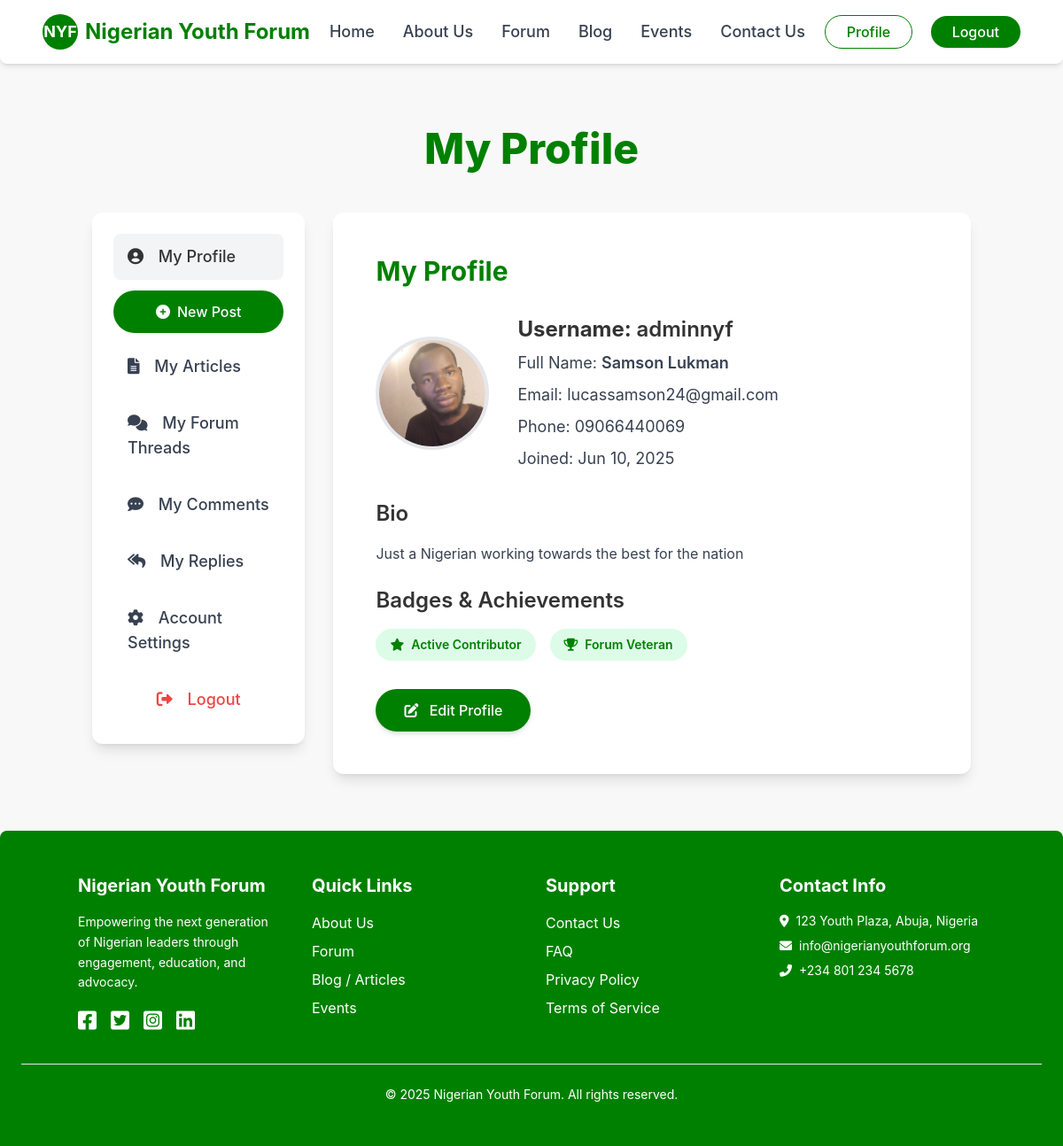
Screenshot of /profile/adminnyf/ (signed in) with the database file from the repository.
### app/models.py (models this page shows, shortened)
class User(AbstractUser):
    phone_number = models.CharField(max_length=15, blank=True, null=True)
    bio = models.TextField(blank=True, null=True)
    profile_pics = models.ImageField(upload_to='profile_pics/', blank=True, null=True,
                                     help_text="User's profile picture.")

### app/views.py (the view)
# urls.py: path('profile/<str:username>/', views.profile_view, name='profile'),
@login_required
def profile_view(request, username):
    profile_owner = get_object_or_404(User, username=username)
    is_owner = (request.user == profile_owner)
    user_articles = profile_owner.articles.all().order_by('-created_at')
    user_forum_threads = profile_owner.forum_threads.all().order_by('-created_at')
    user_article_comments = profile_owner.article_comments.all().order_by('-created_at')
    user_thread_replies = profile_owner.thread_replies.all().order_by('-created_at')
    edit_profile_form = None
    if is_owner:
        if request.method == 'POST':
            edit_profile_form = UserProfileUpdateForm(request.POST, request.FILES, instance=profile_owner)
            if edit_profile_form.is_valid():
                edit_profile_form.save()
                messages.success(request, 'Your profile has been updated successfully!')
                return redirect('profile', username=profile_owner.username)
            else:
                messages.error(request, 'Failed to update profile. Please correct the errors.')
        else:
            edit_profile_form = UserProfileUpdateForm(instance=profile_owner)
    context = {
        'profile_owner': profile_owner,
        'is_owner': is_owner,
        'user_articles': user_articles,
        'user_forum_threads': user_forum_threads,
        'user_article_comments': user_article_comments,
        'user_thread_replies': user_thread_replies,
        'edit_profile_form': edit_profile_form,
    }
    return render(request, 'app/profile.html', context)

### app/templates/app/profile.html (shortened to what this page needs)
{% extends 'app/layout.html' %}
{% block content %}
    <div class="container mx-auto px-4 py-16">
        <h1 class="text-5xl font-extrabold text-primary-green text-center mb-12">My Profile</h1>
        <div class="flex flex-col lg:flex-row gap-8">
            <aside class="w-full lg:w-1/4 bg-white rounded-xl shadow-lg p-6 lg:sticky lg:top-24 h-fit">
                <nav class="space-y-3">
                    <a href="#" class="block px-4 py-3 rounded-lg text-lg font-medium text-dark-text bg-gray-100" onclick="showProfileTab('my-profile'); return false;">
                        <i class="fas fa-user-circle mr-3"></i> My Profile
                    </a>
                    {% if user.is_authenticated %}
                        <a href="{% url 'write_post' %}" class="w-full bg-primary-green text-white py-3 rounded-full hover:bg-secondary-green transition-colors font-medium flex items-center justify-center">
                            <i class="fas fa-plus-circle mr-2"></i> New Post
                        </a>
                    {% else %}
                        <p class="text-center text-sm text-gray-600 mt-4">Login to create new posts.</p>
                    {% endif %}
                    <a href="#" class="block px-4 py-3 rounded-lg text-lg font-medium text-gray-700 hover:bg-gray-50" onclick="showProfileTab('my-posts'); return false;">
                        <i class="fas fa-file-alt mr-3"></i> My Articles
                    </a>
                    <a href="#" class="block px-4 py-3 rounded-lg text-lg font-medium text-gray-700 hover:bg-gray-50" onclick="showProfileTab('my-threads'); return false;">
                        <i class="fas fa-comments mr-3"></i> My Forum Threads
                    </a>
                    <a href="#" class="block px-4 py-3 rounded-lg text-lg font-medium text-gray-700 hover:bg-gray-50" onclick="showProfileTab('my-comments'); return false;">
                        <i class="fas fa-comment-dots mr-3"></i> My Comments
                    </a>
                    <a href="#" class="block px-4 py-3 rounded-lg text-lg font-medium text-gray-700 hover:bg-gray-50" onclick="showProfileTab('my-replies'); return false;">
                        <i class="fas fa-reply-all mr-3"></i> My Replies
                    </a>
                    {% if is_owner %}
                    <a href="#" class="block px-4 py-3 rounded-lg text-lg font-medium text-gray-700 hover:bg-gray-50" onclick="showProfileTab('account-settings'); return false;">
                        <i class="fas fa-cog mr-3"></i> Account Settings
                    </a>
                    {% endif %}
                    {% if user.is_authenticated %}
                        <a href="{% url 'logout' %}" class="w-full text-red-500 hover:text-red-700 py-3 rounded-lg text-lg font-medium mt-4 block text-center">
                            <i class="fas fa-sign-out-alt mr-3"></i> Logout
                        </a>
                    {% endif %}
                </nav>
            </aside>
            <div class="w-full lg:w-3/4 bg-white rounded-xl shadow-lg p-8 md:p-12">
                <div id="tab-my-profile" class="profile-tab-content">
                    <h2 class="text-3xl font-bold text-primary-green mb-8">My Profile</h2>
                    <div class="flex flex-col md:flex-row items-center md:space-x-8 mb-8">
                        {% if profile_owner.profile_pics %}
                            <img src="{{ profile_owner.profile_pics.url }}" alt="Profile Picture" class="w-32 h-32 rounded-full object-cover border-4 border-secondary-green mb-6 md:mb-0">
                        {% else %}
                            <div class="w-32 h-32 rounded-full bg-gray-200 flex items-center justify-center text-gray-600 text-5xl font-bold mb-6 md:mb-0">{{ profile_owner.username|slice:":1"|upper }}</div>
                        {% endif %}
                        <div>
                            <p class="text-2xl font-bold text-dark-text mb-2">Username: <span class="font-semibold">{{ profile_owner.username }}</span></p>
                            <p class="text-lg text-gray-700 mb-2">Full Name: <span class="font-semibold">{{ profile_owner.get_full_name }}</span></p>
                            <p class="text-lg text-gray-700 mb-2">Email: {{ profile_owner.email }}</p>
                            {% if profile_owner.phone_number %}
                            <p class="text-lg text-gray-700 mb-2">Phone: {{ profile_owner.phone_number }}</p>
                            {% endif %}
                            <p class="text-lg text-gray-700">Joined: {{ profile_owner.date_joined|date:"M d, Y" }}</p>
                        </div>
                    </div>
                    <h3 class="text-2xl font-semibold text-dark-text mb-4">Bio</h3>
                    <p class="text-gray-700 leading-relaxed mb-6">
                        {{ profile_owner.bio|default:"No bio available. Click 'Edit Profile' to add one." }}
                    </p>
                    <h3 class="text-2xl font-semibold text-dark-text mb-4">Badges & Achievements</h3>
                    <div class="flex flex-wrap gap-4 mb-8">
                        <span class="bg-green-100 text-primary-green text-sm px-4 py-2 rounded-full font-semibold"><i class="fas fa-star mr-2"></i>Active Contributor</span>
                        <span class="bg-green-100 text-primary-green text-sm px-4 py-2 rounded-full font-semibold"><i class="fas fa-trophy mr-2"></i>Forum Veteran</span>
                    </div>
                    {% if is_owner %}
                    <button class="bg-primary-green text-white px-8 py-3 rounded-full hover:bg-secondary-green transition-colors font-medium shadow-md" onclick="showProfileTab('account-settings'); return false;">
                        <i class="fas fa-edit mr-2"></i> Edit Profile
                    </button>
                    {% endif %}
                </div>
            </div>
        </div>
    </div>
{% endblock %}

### app/templates/app/layout.html (style rules this page uses)
:root { --primary-green: #008000; --secondary-green: #36A13B; --white: #FFFFFF; --off-white: #F8F8F8; --dark-text: #333333; --accent-gray: #777777; }
.bg-primary-green { background-color: var(--primary-green); }
.text-primary-green { color: var(--primary-green); }
body { font-family: 'Inter', sans-serif; color: var(--dark-text); background-color: var(--off-white); }
html { scroll-behavior: smooth; }

### rows the page displays
User: profile_pics (picture), username "adminnyf", get_full_name "Samson Lukman", email "lucassamson24@gmail.com", phone_number "09066440069", date_joined "Jun 10, 2025", bio "Just a Nigerian working towards the best for the nation"
